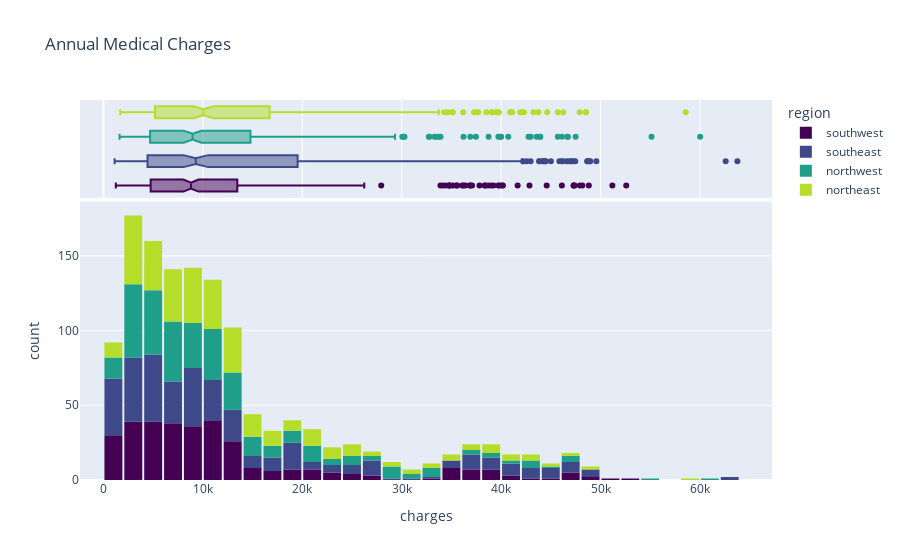

Source (notebook cell):
### Code cell
fig = px.histogram(medical_df,
                   x='charges',
                   marginal='box',
                   color='region',
                   color_discrete_sequence=selected_colors,
                   title='Annual Medical Charges')
fig.update_layout(bargap=0.1)
fig.show()

### Figure 1 — Plotly figure (JSON) as saved in the notebook; plotly's stock layout.template omitted (floating-point values rounded to 4 significant figures; data arrays with more than 128 entries replaced by an {"elided": "..."} marker saying what was removed)
{"data": [{"alignmentgroup": "True", "bingroup": "x", "hovertemplate": "region=southwest<br>charges=%{x}<br>count=%{y}<extra></extra>", "legendgroup": "southwest", "marker": {"color": "#440154", "pattern": {"shape": ""}}, "name": "southwest", "offsetgroup": "southwest", "orientation": "v", "showlegend": true, "type": "histogram", "x": {"elided": "325 float values"}, "xaxis": "x", "yaxis": "y"}, {"alignmentgroup": "True", "hovertemplate": "region=southwest<br>charges=%{x}<extra></extra>", "legendgroup": "southwest", "marker": {"color": "#440154"}, "name": "southwest", "notched": true, "offsetgroup": "southwest", "showlegend": false, "type": "box", "x": {"elided": "325 float values"}, "xaxis": "x2", "yaxis": "y2"}, {"alignmentgroup": "True", "bingroup": "x", "hovertemplate": "region=southeast<br>charges=%{x}<br>count=%{y}<extra></extra>", "legendgroup": "southeast", "marker": {"color": "#3e4989", "pattern": {"shape": ""}}, "name": "southeast", "offsetgroup": "southeast", "orientation": "v", "showlegend": true, "type": "histogram", "x": {"elided": "364 float values"}, "xaxis": "x", "yaxis": "y"}, {"alignmentgroup": "True", "hovertemplate": "region=southeast<br>charges=%{x}<extra></extra>", "legendgroup": "southeast", "marker": {"color": "#3e4989"}, "name": "southeast", "notched": true, "offsetgroup": "southeast", "showlegend": false, "type": "box", "x": {"elided": "364 float values"}, "xaxis": "x2", "yaxis": "y2"}, {"alignmentgroup": "True", "bingroup": "x", "hovertemplate": "region=northwest<br>charges=%{x}<br>count=%{y}<extra></extra>", "legendgroup": "northwest", "marker": {"color": "#1f9e89", "pattern": {"shape": ""}}, "name": "northwest", "offsetgroup": "northwest", "orientation": "v", "showlegend": true, "type": "histogram", "x": {"elided": "325 float values"}, "xaxis": "x", "yaxis": "y"}, {"alignmentgroup": "True", "hovertemplate": "region=northwest<br>charges=%{x}<extra></extra>", "legendgroup": "northwest", "marker": {"color": "#1f9e89"}, "name": "northwest", "notched": true, "offsetgroup": "northwest", "showlegend": false, "type": "box", "x": {"elided": "325 float values"}, "xaxis": "x2", "yaxis": "y2"}, {"alignmentgroup": "True", "bingroup": "x", "hovertemplate": "region=northeast<br>charges=%{x}<br>count=%{y}<extra></extra>", "legendgroup": "northeast", "marker": {"color": "#b5de2b", "pattern": {"shape": ""}}, "name": "northeast", "offsetgroup": "northeast", "orientation": "v", "showlegend": true, "type": "histogram", "x": {"elided": "324 float values"}, "xaxis": "x", "yaxis": "y"}, {"alignmentgroup": "True", "hovertemplate": "region=northeast<br>charges=%{x}<extra></extra>", "legendgroup": "northeast", "marker": {"color": "#b5de2b"}, "name": "northeast", "notched": true, "offsetgroup": "northeast", "showlegend": false, "type": "box", "x": {"elided": "324 float values"}, "xaxis": "x2", "yaxis": "y2"}], "layout": {"autosize": true, "bargap": 0.1, "barmode": "relative", "legend": {"title": {"text": "region"}, "tracegroupgap": 0}, "title": {"text": "Annual Medical Charges"}, "xaxis": {"anchor": "y", "autorange": true, "domain": [0, 1], "range": [-2359.0, 67250.0], "title": {"text": "charges"}, "type": "linear"}, "xaxis2": {"anchor": "y2", "autorange": true, "domain": [0, 1], "matches": "x", "range": [-2359.0, 67250.0], "showgrid": true, "showticklabels": false, "type": "linear"}, "yaxis": {"anchor": "x", "autorange": true, "domain": [0, 0.7326], "range": [0, 186.3], "title": {"text": "count"}}, "yaxis2": {"anchor": "x2", "autorange": true, "domain": [0.7426, 1], "matches": "y2", "range": [-0.5, 3.5], "showgrid": false, "showline": false, "showticklabels": false, "ticks": "", "type": "category"}}}
